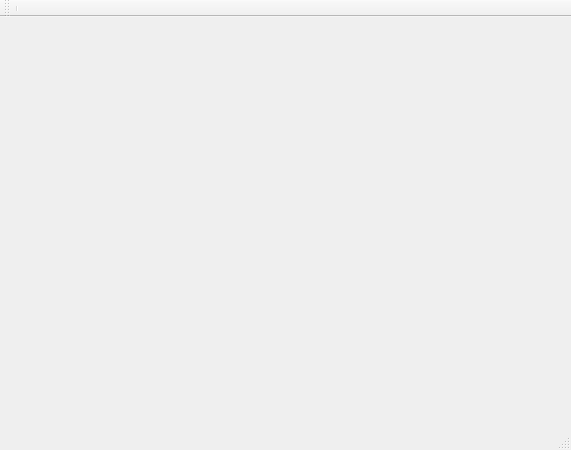
<?xml version="1.0" encoding="UTF-8"?>
<ui version="4.0">
 <class>StatisticsWindow</class>
 <widget class="QMainWindow" name="StatisticsWindow">
  <property name="geometry">
   <rect>
    <x>0</x>
    <y>0</y>
    <width>571</width>
    <height>450</height>
   </rect>
  </property>
  <property name="windowTitle">
   <string notr="true">P2PUnseen Statistics</string>
  </property>
  <widget class="QWidget" name="centralwidget">
   <layout class="QGridLayout" name="gridLayout">
    <property name="leftMargin">
     <number>0</number>
    </property>
    <property name="topMargin">
     <number>0</number>
    </property>
    <property name="rightMargin">
     <number>0</number>
    </property>
    <property name="bottomMargin">
     <number>0</number>
    </property>
    <item row="0" column="0">
     <widget class="QSplitter" name="splitter">
      <property name="orientation">
       <enum>Qt::Horizontal</enum>
      </property>
      <property name="handleWidth">
       <number>2</number>
      </property>
      <widget class="MainPageStack" name="stackPages" native="true"/>
     </widget>
    </item>
   </layout>
  </widget>
  <widget class="QStatusBar" name="statusbar"/>
  <widget class="QToolBar" name="toolBar">
   <property name="contextMenuPolicy">
    <enum>Qt::CustomContextMenu</enum>
   </property>
   <property name="movable">
    <bool>true</bool>
   </property>
   <property name="allowedAreas">
    <set>Qt::TopToolBarArea</set>
   </property>
   <property name="orientation">
    <enum>Qt::Horizontal</enum>
   </property>
   <property name="toolButtonStyle">
    <enum>Qt::ToolButtonTextUnderIcon</enum>
   </property>
   <attribute name="toolBarArea">
    <enum>TopToolBarArea</enum>
   </attribute>
   <attribute name="toolBarBreak">
    <bool>true</bool>
   </attribute>
   <addaction name="separator"/>
  </widget>
  <action name="actionAdd_Friend">
   <property name="icon">
    <iconset resource="../images.qrc">
     <normaloff>:/images/user/add_user24.png</normaloff>:/images/user/add_user24.png</iconset>
   </property>
   <property name="text">
    <string>Add Friend</string>
   </property>
   <property name="toolTip">
    <string>Add a Friend Wizard</string>
   </property>
  </action>
  <action name="actionAdd_Share">
   <property name="icon">
    <iconset resource="../images.qrc">
     <normaloff>:/images/add-share24.png</normaloff>:/images/add-share24.png</iconset>
   </property>
   <property name="text">
    <string>Add Share</string>
   </property>
  </action>
  <action name="actionOptions">
   <property name="icon">
    <iconset resource="../images.qrc">
     <normaloff>:/images/kcmsystem24.png</normaloff>:/images/kcmsystem24.png</iconset>
   </property>
   <property name="text">
    <string>Options</string>
   </property>
  </action>
  <action name="actionMessenger">
   <property name="icon">
    <iconset resource="../images.qrc">
     <normaloff>:/images/messenger.png</normaloff>:/images/messenger.png</iconset>
   </property>
   <property name="text">
    <string>Messenger</string>
   </property>
   <property name="visible">
    <bool>true</bool>
   </property>
  </action>
  <action name="actionAbout">
   <property name="icon">
    <iconset resource="../images.qrc">
     <normaloff>:/images/informations_24x24.png</normaloff>:/images/informations_24x24.png</iconset>
   </property>
   <property name="text">
    <string>About</string>
   </property>
  </action>
  <action name="actionSMPlayer">
   <property name="text">
    <string>SMPlayer</string>
   </property>
  </action>
  <action name="actionQuit">
   <property name="icon">
    <iconset resource="../images.qrc">
     <normaloff>:/images/exit_24x24.png</normaloff>:/images/exit_24x24.png</iconset>
   </property>
   <property name="text">
    <string>Quit</string>
   </property>
  </action>
  <action name="actionQuick_Start_Wizard">
   <property name="icon">
    <iconset resource="../images.qrc">
     <normaloff>:/images/tools_wizard.png</normaloff>:/images/tools_wizard.png</iconset>
   </property>
   <property name="text">
    <string>Quick Start Wizard</string>
   </property>
   <property name="toolTip">
    <string>Quick Start Wizard</string>
   </property>
  </action>
  <action name="actionServicePermissions">
   <property name="icon">
    <iconset resource="../images.qrc">
     <normaloff>:/images/admin-24.png</normaloff>:/images/admin-24.png</iconset>
   </property>
   <property name="text">
    <string>ServicePermissions</string>
   </property>
   <property name="toolTip">
    <string>Service permissions matrix</string>
   </property>
  </action>
 </widget>
 <customwidgets>
  <customwidget>
   <class>MainPageStack</class>
   <extends>QWidget</extends>
   <header location="global">gui/mainpagestack.h</header>
  </customwidget>
 </customwidgets>
 <resources>
  <include location="../images.qrc"/>
 </resources>
 <connections/>
</ui>
